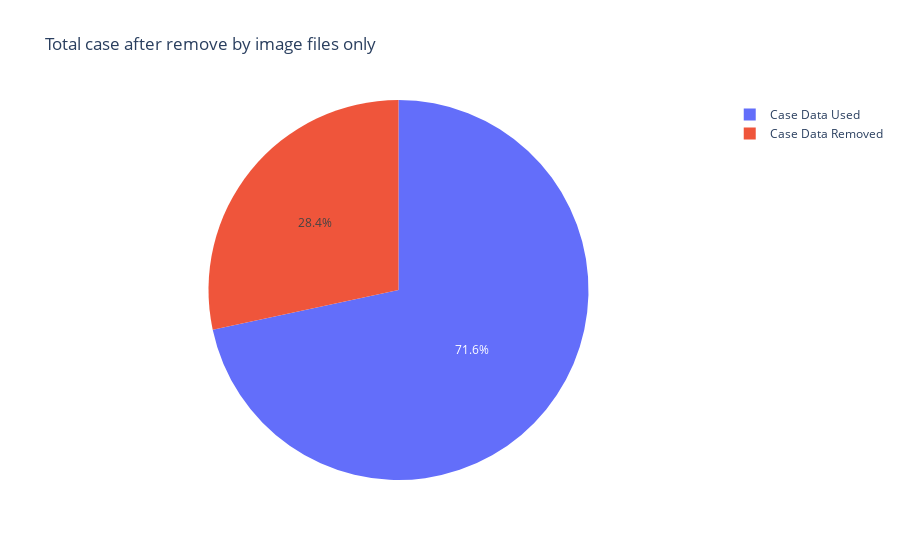

The code cell stored with this chart in its notebook:
### Code cell
totalRemoved = totalScopeFilterByFiles - len(targetCaseDf) 
totalRemoved


fig = go.Figure(data=[go.Pie(labels=["Case Data Used", 
                                     "Case Data Removed",
                                     ], \
                             values=[len(targetCaseDf), totalRemoved])])
fig.update_layout(title="Total case after remove by image files only")

fig.show()

### Figure 1 — Plotly figure (JSON) as saved in the notebook; plotly's stock layout.template omitted (floating-point values rounded to 4 significant figures)
{"data": [{"labels": ["Case Data Used", "Case Data Removed"], "type": "pie", "values": [598126, 236684]}], "layout": {"title": {"text": "Total case after remove by image files only"}}}
